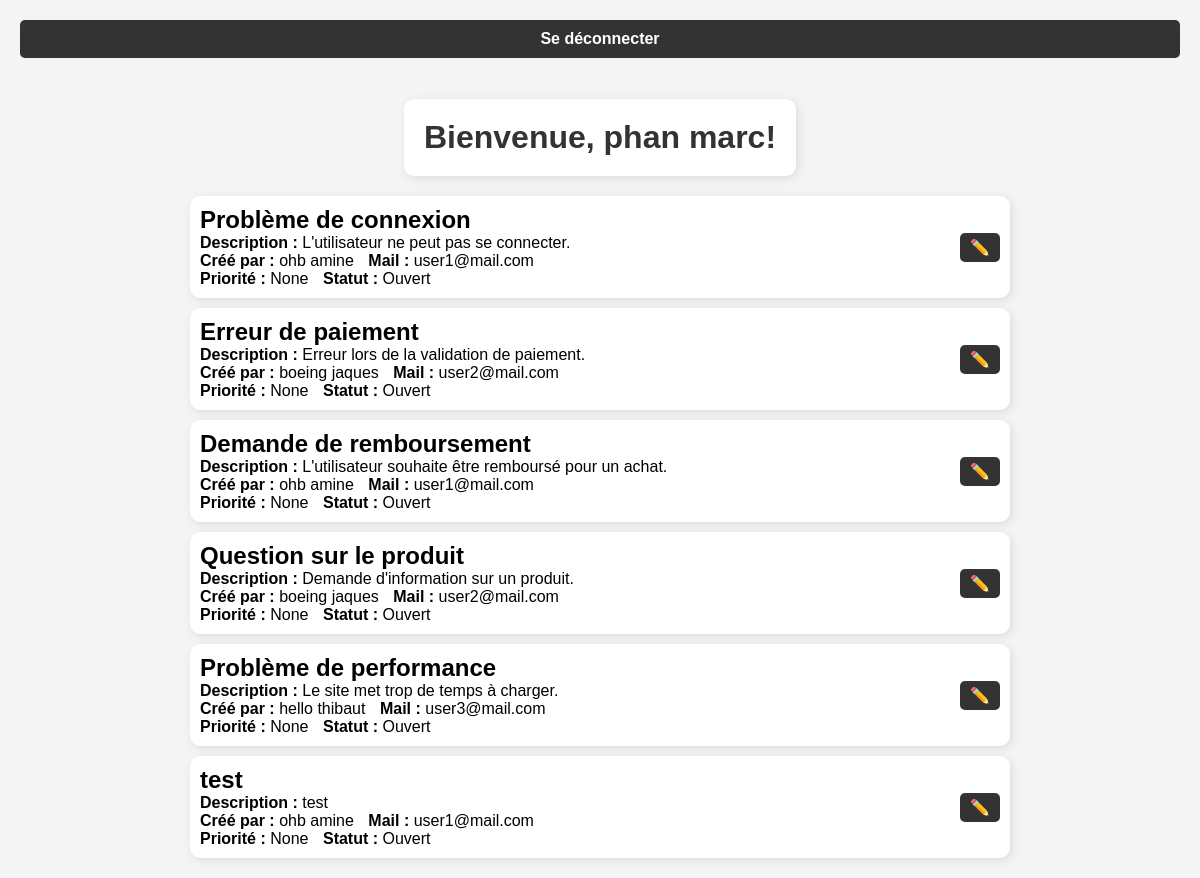
The page /admin (signed in) on the database its author committed.
### app.py (models this page shows, shortened)
class User(UserMixin, db.Model):
    id = db.Column(db.Integer, primary_key=True)
    mail = db.Column(db.String(80), unique=True, nullable=False)
    nom = db.Column(db.String(80), unique=False, nullable=False)
    prenom = db.Column(db.String(80), unique=False, nullable=False)
    password_hash = db.Column(db.String(128), nullable=False)
    is_admin = db.Column(db.Boolean, default=False)

class Ticket(db.Model):
    id = db.Column(db.Integer, primary_key=True)
    title = db.Column(db.String(100), nullable=False)
    description = db.Column(db.Text, nullable=False)
    priority = db.Column(db.String(50), nullable=True)
    status = db.Column(db.String(50), nullable=False, default='Ouvert')
    date = db.Column(db.DateTime, default=datetime.utcnow)
    user_id = db.Column(db.Integer, db.ForeignKey('user.id'), nullable=False)
    user = db.relationship('User', backref=db.backref('tickets', lazy=True))
    attachment_path = db.Column(db.String(255), nullable=True)

### app.py (the view)
@app.route('/admin')
@login_required
def admin():
    if not current_user.is_admin: # Vérifie si l'utilisateur est un administrateur
        flash("Vous n'avez pas les droits nécessaires pour accéder à cette page.", "danger")
        return redirect(url_for('home'))
    mail = session.get("mail")
    tickets = Ticket.query.join(User, Ticket.user_id == User.id).all()
    return render_template('admin.html', tickets=tickets, mail=mail)

### app.py (called while the page is built, shortened)
@login_manager.user_loader
def load_user(user_id):
    return User.query.get(int(user_id))

@app.before_request
def block_brute_force():
    ip = request.remote_addr

@app.after_request
def track_failed_attempts(response):
    return response

### templates/admin.html (shortened to what this page needs)
<!DOCTYPE html>
<html lang="fr">
<head>
    <link rel="stylesheet" href="{{ url_for('static', filename='styles.css') }}">
</head>
<body>
    <nav>
        <a href="{{ url_for('logout') }}">Se déconnecter</a>
    </nav>
    <h1>Bienvenue, {{ current_user.nom }} {{ current_user.prenom }}!</h1>
    <br>
    <div class="tickets-container">
        {% for ticket in tickets %}
            <div class="ticket">
                <div class="ticket-content">
                    <h2>{{ ticket.title }}</h2>
                    <br>
                    <p><strong>Description :</strong> {{ ticket.description }}</p>
                    <br>
                    <p><strong>Créé par :</strong> {{ ticket.user.nom }} {{ ticket.user.prenom }}</p>
                    <p><strong>Mail :</strong> {{ ticket.user.mail }}</p>
                    <br>
                    <p><strong>Priorité :</strong> {{ ticket.priority }}</p>
                    <p><strong>Statut :</strong> {{ ticket.status }}</p>
                </div>
                <a href="{{ url_for('update_ticket', ticket_id=ticket.id) }}">✏️</a>
            </div>
        {% endfor %}
    </div>
</body>
</html>

### static/styles.css (style rules this page uses)
body { font-family: Arial, sans-serif; background-color: #f4f4f4; text-align: center; margin: 20px; }
nav { background-color: #333; padding: 10px; border-radius: 5px; margin-bottom: 20px; }
nav a { margin: 0 15px; text-decoration: none; color: white; font-weight: bold; }
h1 { color: #333; background-color: #fff; padding: 20px; border-radius: 10px; display: inline-block; box-shadow: 2px 2px 10px rgba(0, 0, 0, 0.1); margin-bottom: 20px; }
.tickets-container { display: flex; flex-direction: column; align-items: center; gap: 10px; }
.ticket { background-color: #fff; padding: 10px; border-radius: 10px; box-shadow: 2px 2px 10px rgba(0, 0, 0, 0.1); width: 100%; max-width: 800px; display: flex; justify-content: space-between; align-items: center; }
.ticket-content { flex: 1; text-align: left; margin-right: 20px; }
.ticket h2, .ticket p { display: inline; margin: 0 10px 0 0; }
.ticket a { background-color: #333; color: white; padding: 5px 10px; border-radius: 5px; text-decoration: none; }

### rows shown on the page
User: nom "phan", prenom "marc"
Ticket: title "Problème de connexion", description "L'utilisateur ne peut pas se connecter.", user.nom "ohb", user.prenom "amine", user.mail "user1@mail.com", priority "None", status "Ouvert"
Ticket: title "Erreur de paiement", description "Erreur lors de la validation de paiement.", user.nom "boeing", user.prenom "jaques", user.mail "user2@mail.com", priority "None", status "Ouvert"
Ticket: title "Demande de remboursement", description "L'utilisateur souhaite être remboursé pour un achat.", user.nom "ohb", user.prenom "amine", user.mail "user1@mail.com", priority "None", status "Ouvert"
Ticket: title "Question sur le produit", description "Demande d'information sur un produit.", user.nom "boeing", user.prenom "jaques", user.mail "user2@mail.com", priority "None", status "Ouvert"
Ticket: title "Problème de performance", description "Le site met trop de temps à charger.", user.nom "hello", user.prenom "thibaut", user.mail "user3@mail.com", priority "None", status "Ouvert"
Ticket: title "test", description "test", user.nom "ohb", user.prenom "amine", user.mail "user1@mail.com", priority "None", status "Ouvert"
